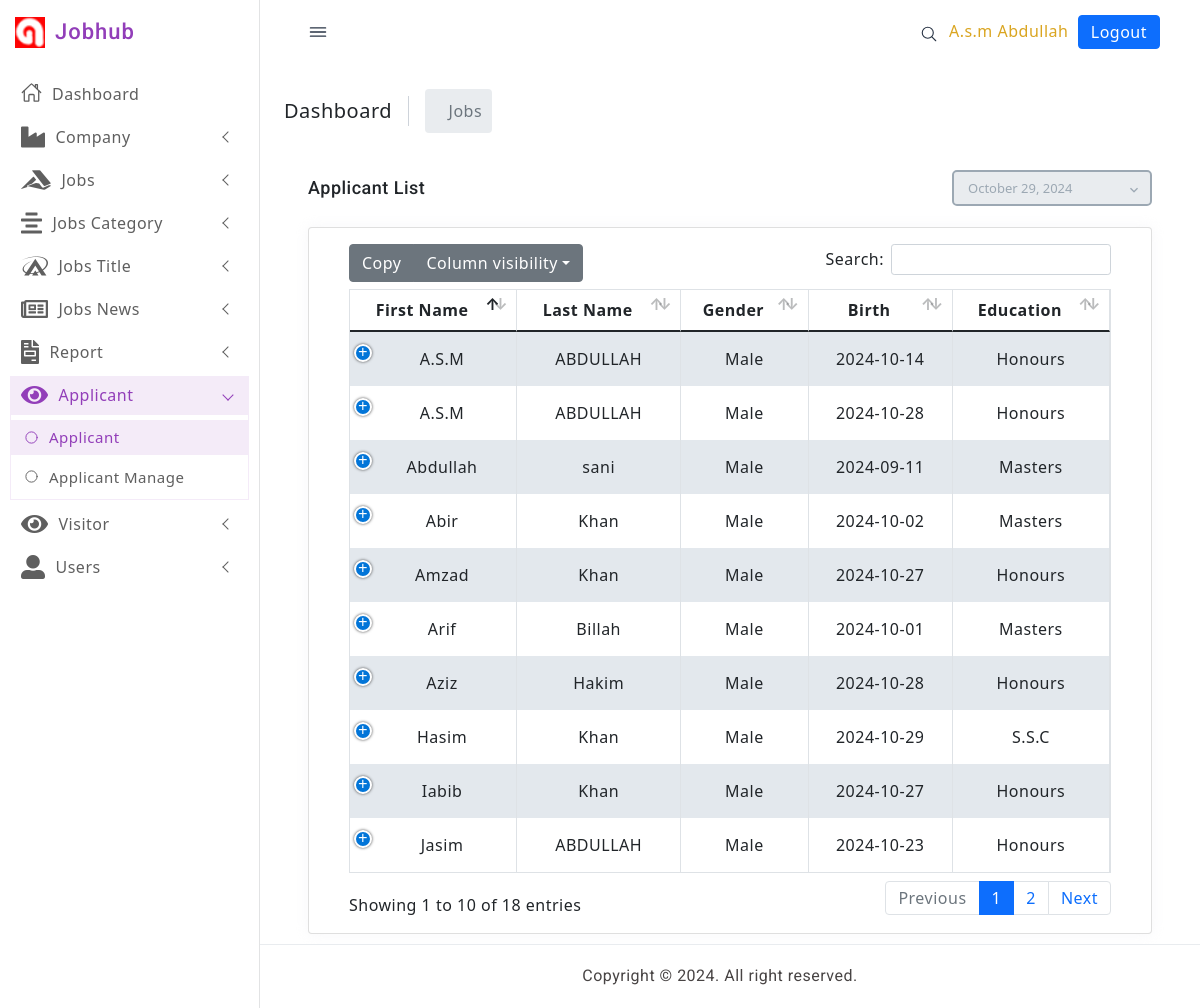
The app's page /applicant_info.php (signed in), older data.
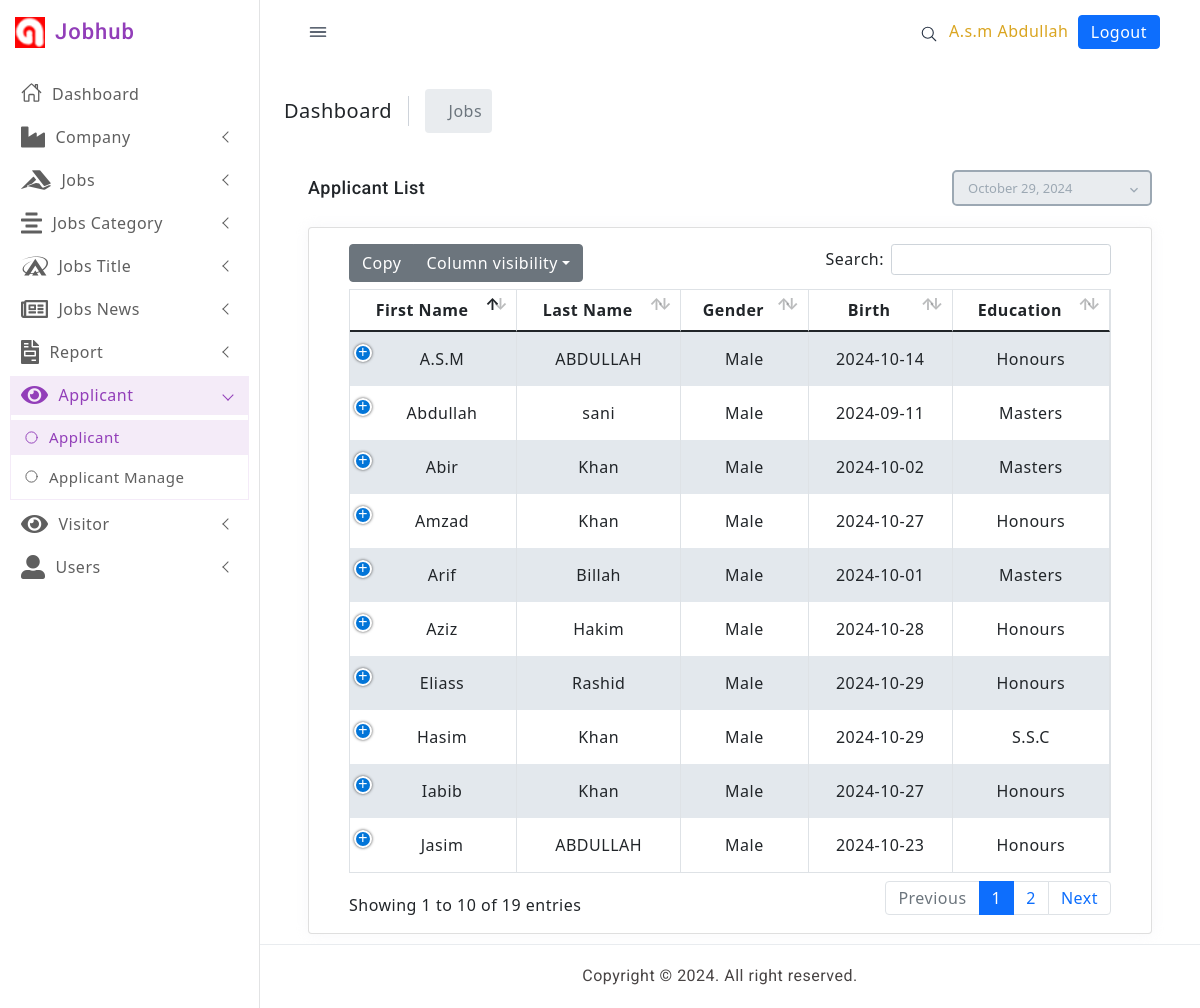
The same page, newer data.
### tables this page shows
CREATE TABLE `applicant` (
  `id` int(11) NOT NULL,
  `title` varchar(50) NOT NULL,
  `company_name` varchar(50) NOT NULL,
  `fname` varchar(50) NOT NULL,
  `lname` varchar(50) NOT NULL,
  `gender` varchar(30) NOT NULL,
  `birth` date NOT NULL,
  `education` varchar(50) NOT NULL,
  `email` varchar(30) NOT NULL,
  `contact` varchar(20) NOT NULL,
  `experience` varchar(20) NOT NULL,
  `skill` varchar(20) NOT NULL,
  `address` varchar(50) NOT NULL,
  `about` varchar(150) NOT NULL,
  `resume` varchar(100) NOT NULL,
  `photo` varchar(200) NOT NULL,
  `status` varchar(200) NOT NULL
);

### applicant_info.php (the view, shortened to what this page needs)
<?php
require('connection.php');
$user_first_name = $_SESSION['user_first_name'];
$user_last_name = $_SESSION['user_last_name'];
if (!empty($user_first_name) && !empty($user_last_name)) {
?>
  <!doctype html>
  <html lang="en">
  <head>
    <link href="assets/css/pace.min.css" rel="stylesheet" />
    <link href="assets/plugins/simplebar/css/simplebar.css" rel="stylesheet" />
    <link href="assets/plugins/perfect-scrollbar/css/perfect-scrollbar.css" rel="stylesheet" />
    <link href="assets/plugins/metismenu/css/metisMenu.min.css" rel="stylesheet" />
    <link href="assets/css/bootstrap.min.css" rel="stylesheet">
    <link href="assets/css/bootstrap-extended.css" rel="stylesheet">
    <link href="assets/css/style.css" rel="stylesheet">
    <link href="assets/css/icons.css" rel="stylesheet">
    <link href="assets/css/dark-theme.css" rel="stylesheet" />
    <link href="assets/css/semi-dark.css" rel="stylesheet" />
    <link href="assets/css/header-colors.css" rel="stylesheet" />
    <link href="plugins/bootstrap-datepicker/css/bootstrap-datepicker.min.css" rel="stylesheet">
    <link href="plugins/datatables/dataTables.bootstrap4.min.css" rel="stylesheet" type="text/css" />
    <link href="plugins/datatables/buttons.bootstrap4.min.css" rel="stylesheet" type="text/css" />
    <link href="plugins/datatables/responsive.bootstrap4.min.css" rel="stylesheet" type="text/css" />
    <link href="ass/css/bootstrap.min.css" rel="stylesheet" type="text/css">
    <link href="ass/css/metismenu.min.css" rel="stylesheet" type="text/css">
    <link href="ass/css/icons.css" rel="stylesheet" type="text/css">
    <link href="ass/css/style.css" rel="stylesheet" type="text/css">
    <link href="https://cdn.jsdelivr.net/npm/bootstrap@5.0.2/dist/css/bootstrap.min.css" rel="stylesheet">
    <link rel="stylesheet" href="https://pro.fontawesome.com/releases/v5.10.0/css/all.css" />
  </head>
  <body>
    <div class="wrapper">
      <?php require_once "include/leftbar.php" ?>
      <?php require_once "include/topbar.php" ?>
      <div class="page-content-wrapper">
        <div class="page-content">
          <div class="page-breadcrumb d-none d-sm-flex align-items-center mb-3">
            <div class="breadcrumb-title pe-3">Dashboard</div>
            <div class="ps-3">
              <nav aria-label="breadcrumb">
                <ol class="breadcrumb mb-0 p-0 align-items-center">
                  <li class="breadcrumb-item active" aria-current="page" style="padding: 10px;">Jobs</li>
                </ol>
              </nav>
            </div>
          </div>
          <div class="container-fluid">
            <div class="page-title-box">
              <div class="row align-items-center ">
                <div class="col-md-8">
                  <div class="page-title-box">
                    <h4 class="page-title">Applicant List</h4>
                  </div>
                </div>
                <div class="col-md-4">
                  <div class="float-right d-none d-md-block app-datepicker">
                    <input type="text" class="form-control" data-date-format="MM dd, yyyy" readonly="readonly" id="datepicker">
                    <i class="mdi mdi-chevron-down mdi-drop"></i>
                  </div>
                </div>
              </div>
            </div>
            <div class="row">
              <div class="col-12">
                <div class="card">
                  <div class="card-body">
                    <?php
                    $sql = "SELECT * FROM applicant";
                    $query = $conn->query($sql);
                    ?>
                    <table id="datatable-buttons" class="table table-striped table-bordered dt-responsive nowrap" style="border-collapse: collapse; border-spacing: 0; width: 100%;">
                      <thead>
                        <tr style="text-align:center">
                          <th>First Name</th>
                          <th>Last Name</th>
                          <th>Gender</th>
                          <th>Birth</th>
                          <th>Education</th>
                        </tr>
                      </thead>
                      <tbody>
                        <?php while ($data = $query->fetch_object()) { ?>
                          <tr style="text-align:center">
                            <td><?php echo $data->fname  ?></td>
                            <td> <?php echo $data->lname  ?></td>
                            <td> <?php echo $data->gender  ?></td>
                            <td> <?php echo $data->birth  ?></td>
                            <td> <?php echo $data->education  ?></td>
                          </tr>
                        <?php  } ?>
                      </tbody>
                    </table>
                  </div>
                </div>
              </div>
            </div>
          </div>
          </div>
          </div>
          </div>
          <?php require_once "include/footer.php" ?>
  </body>
  </html>
<?php
} else {
  header('location:login.php');
}
?>

### include/leftbar.php (shortened to what this page needs)
<aside class="sidebar-wrapper" data-simplebar="true">
      <div class="sidebar-header">
        <div>
          <img src="assets/images/favicon.png" class="logo-icon" alt="logo icon">
        </div>
        <div>
          <h4 class="logo-text">Jobhub</h4>
        </div>
      </div>
      <ul class="metismenu" id="menu">
        <li>
          <a href="index.php" class="text-decoration-none" >
            <div class="parent-icon">
              <ion-icon name="home-outline"></ion-icon>
            </div>
            <div class="menu-title">Dashboard</div>
          </a>
        </li>
        <li>
          <a href="javascript:;" class="has-arrow text-decoration-none">
            <div class="parent-icon">
            <i class='fas fa-industry' style='font-size:24px'></i>
            </div>
            <div class="menu-title">Company</div>
          </a>
        </li>
        <li>
          <a href="javascript:;" class="has-arrow text-decoration-none">
            <div class="parent-icon">
            <i class='fab fa-accusoft' style='font-size:24px'></i>
            </div>
            <div class="menu-title">Jobs</div>
          </a>
        </li>
        <li>
          <a href="javascript:;" class="has-arrow text-decoration-none">
            <div class="parent-icon">
            <i class='fas fa-align-center' style='font-size:24px'></i>
            </div>
            <div class="menu-title">Jobs Category</div>
          </a>
        </li>
        <li>
          <a href="javascript:;" class="has-arrow text-decoration-none">
            <div class="parent-icon">
            <i class='fab fa-asymmetrik' style='font-size:24px'></i>
            </div>
            <div class="menu-title">Jobs Title</div>
          </a>
        </li>
        <li>
          <a href="javascript:;" class="has-arrow text-decoration-none">
            <div class="parent-icon">
            <i class='far fa-newspaper' style='font-size:24px'></i>
            </div>
            <div class="menu-title">Jobs News</div>
          </a>
        </li>
        <li>
        <a href="javascript:;" class="has-arrow text-decoration-none">
            <div class="parent-icon">
            <i class='fas fa-file-invoice' style='font-size:24px'></i>
            </div>
            <div class="menu-title">Report</div>
          </a>
        </li>
        <li>
          <a href="javascript:;" class="has-arrow text-decoration-none">
            <div class="parent-icon">
            <i class='fas fa-eye' style='font-size:24px'></i>
            </div>
            <div class="menu-title">Applicant</div>
          </a>
          <ul>
            <li><a href="applicant_info.php" class="text-decoration-none">
                <ion-icon name="ellipse-outline"></ion-icon>Applicant
              </a>
            </li>
            <li><a href="decision_mange.php" class="text-decoration-none">
                <ion-icon name="ellipse-outline"></ion-icon>Applicant Manage
              </a>
            </li>
          </ul>
        </li>
        <li>
          <a href="javascript:;" class="has-arrow text-decoration-none">
            <div class="parent-icon">
            <i class='fas fa-eye' style='font-size:24px'></i>
            </div>
            <div class="menu-title">Visitor</div>
          </a>
        </li>
        <li>
          <a href="javascript:;" class="has-arrow text-decoration-none">
            <div class="parent-icon">
            <i class='fas fa-user-alt' style='font-size:24px'></i>
            </div>
            <div class="menu-title">Users</div>
          </a>
        </li>
      </ul>
    </aside>

### include/topbar.php (shortened to what this page needs)
<header class="top-header">
      <nav class="navbar navbar-expand gap-3">
        <div class="toggle-icon">
          <ion-icon name="menu-outline"></ion-icon>
        </div>
        <div class="top-navbar-right ms-auto">
          <ul class="navbar-nav align-items-center">
            <li class="nav-item">
              <a class="nav-link mobile-search-button" href="javascript:;">
                <div class="">
                  <ion-icon name="search-outline"></ion-icon>
                </div>
              </a>
            </li>
            <li>
            <p class="pt-3" style="color: goldenrod;"><?php echo $user_first_name.' '.$user_last_name ?>
            </li>&nbsp;&nbsp;
            <li><a href="logout.php" class="text-white text-decoration-none btn btn-primary py-1 m-0">
								Logout
							</a></li>
              </ul>
        </div>
      </nav>
    </header>

### include/footer.php
<footer class="footer ">
      <div class="footer-text">
        Copyright © 2024. All right reserved.
      </div>
    </footer>

### ass/css/style.css (style rules this page uses)
body { background-repeat: repeat; background: #f3f6fb; font-family: "Nunito", sans-serif; color: #354558; font-size: 14px; }
html { overflow-x: hidden; position: relative; min-height: 100%; }
h1, h2, h3, h4, h5, h6 { margin: 10px 0; font-family: "Roboto", sans-serif; }
p { line-height: 1.7; }
* { outline: none !important; }
a { color: #616f80; }
.breadcrumb > li + li:before { padding: 0 5px; color: #9ca8b3; content: "\f105" !important; font-family: 'Font Awesome 5 Free'; font-weight: 900; }
.text-white { color: #ffffff !important; }
.metismenu { padding: 0; }
.metismenu ul { padding: 0; }
.metismenu ul li { list-style: none; }
.app-datepicker { position: relative; }
.app-datepicker .form-control, .app-datepicker .form-control:focus { border: 1px solid transparent; font-size: 13px; height: 36px; padding-left: 14px; padding-right: 10px; border: 2px solid #9ca8b3; background-color: transparent; color: #9ca8b3; -webkit-box-shadow: none; box-shadow: none; border-radius: 5px; width: 200px; }
.app-datepicker i { position: absolute; top: 8px; left: 174px; color: #9ca8b3; }
.footer { bottom: 0; text-align: center !important; padding: 19px 30px 20px; position: absolute; background-color: #ffffff; right: 0; left: 240px; font-family: "Roboto", sans-serif; }
.page-title-box { padding: 12px 0px; }
.page-title-box .page-title { font-size: 18px; margin: 0; line-height: 30px; }
.btn { border-radius: 3px; font-size: 14px; }
.btn-primary, .btn-success, .btn-info, .btn-warning, .btn-danger, .btn-dark, .btn-pink, .btn-purple, .btn-indigo, .btn-teal, .btn-lime, .btn-orange, .btn-brown, .btn-blue-grey { color: #ffffff; }
.btn-primary { background-color: #23cbe0; border: 1px solid #23cbe0; }
.card { border: none; -webkit-box-shadow: 0px 0px 13px 0px rgba(236, 236, 241, 0.44); box-shadow: 0px 0px 13px 0px rgba(236, 236, 241, 0.44); margin-bottom: 30px; }
.form-control { font-size: 14px; }
.table { margin-bottom: 10px; }
.table > tbody > tr > td, .table > tfoot > tr > td, .table > thead > tr > td { padding: 15px 12px; }
.table-hover tbody tr:hover, .table-striped tbody tr:nth-of-type(odd), .thead-default th { background-color: #eff4fa; }
.table td, .table th { vertical-align: middle; }

Row changes from the older to the newer data that the page shows:
removed applicant: fname "A.S.M", lname "ABDULLAH", gender "Male", birth "2024-10-28", education "Honours"
added applicant: fname "Eliass", lname "Rashid", gender "Male", birth "2024-10-29", education "Honours"
Text that changed along with them:
text written by a page script: "Copy Column visibility Search: Showing 1 to 10 of 18 entries Previous 1 2 Next" → "Copy Column visibility Search: Showing 1 to 10 of 19 entries Previous 1 2 Next"
